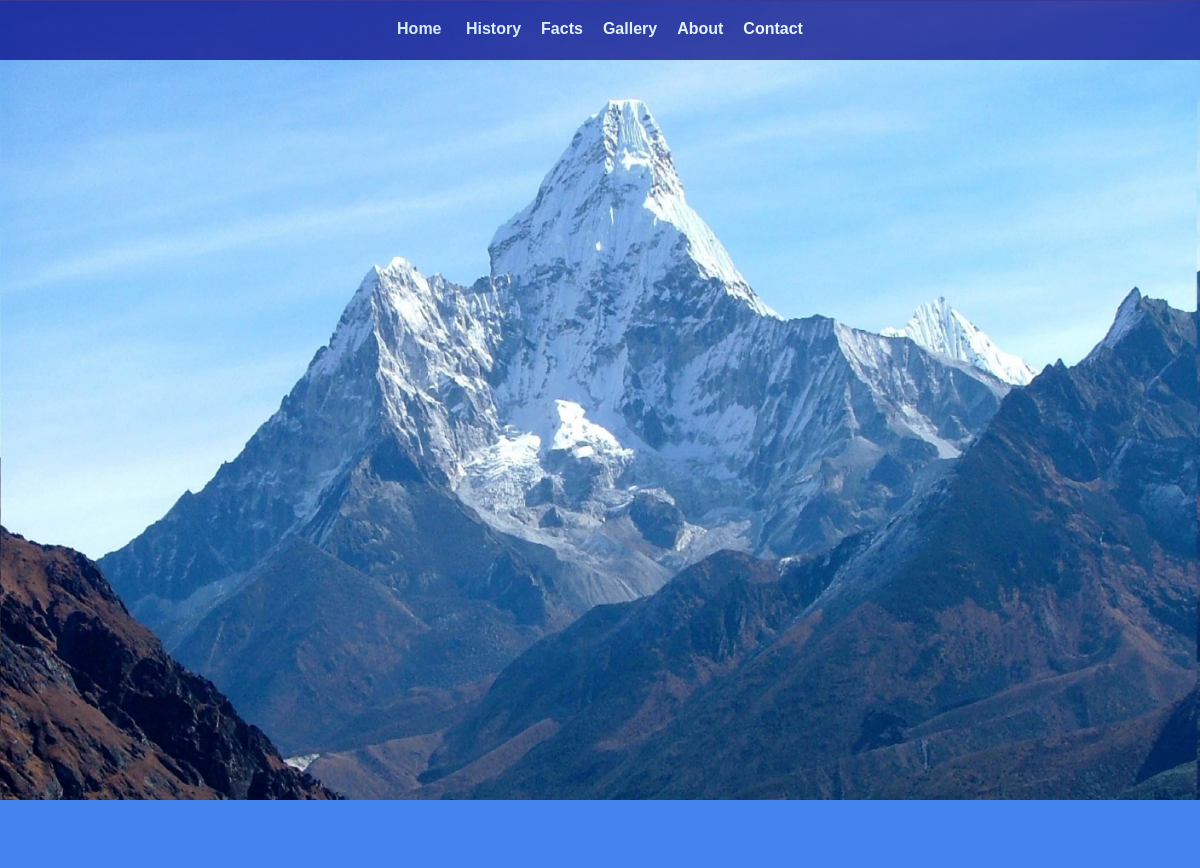
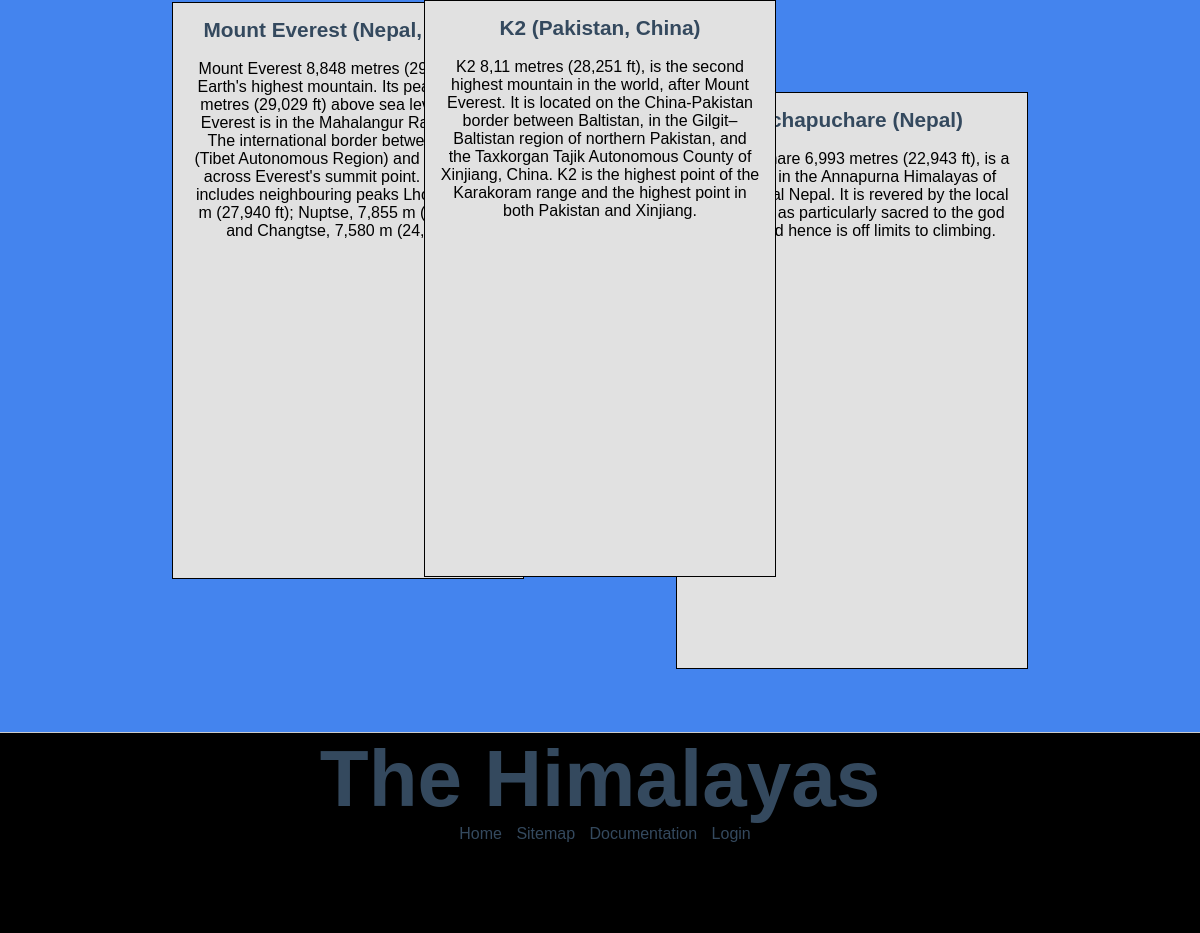
Page /index.php?category=pages&page=page2 on the committed database (2 pictures, top to bottom).
### tables this page shows
CREATE TABLE `navigation` (
  `navID` int(11) NOT NULL,
  `navName` varchar(50) NOT NULL
);

CREATE TABLE `facts` (
  `fact_id` int(11) NOT NULL,
  `row_jedan` text NOT NULL,
  `row_dva` text NOT NULL,
  `row_tri` text NOT NULL,
  `row_jedan_naslov` text NOT NULL,
  `row_dva_naslov` text NOT NULL,
  `row_tri_naslov` text NOT NULL
);

CREATE TABLE `footer` (
  `footerID` int(11) NOT NULL,
  `footerName` text NOT NULL
);

### pages/page2.php (the view)
<section id="third">
	<div id="rows">
		<?php
		$fact_query="SELECT * FROM facts";
		$rez = mysqli_query($konekcija, $fact_query) or die("Greska prilikom iscitavanja teksta Facts!");
		while($r=mysqli_fetch_array($rez))
			{
				echo "<div class='row-1' id='post'><p><h2>{$r['row_jedan_naslov']}</h2></p></br><p>{$r['row_jedan']}</p></div><div class='row-2' id='post'><p><h2>{$r['row_dva_naslov']}</h2></p></br><p>{$r['row_dva']}</p></div><div class='row-3' id='post'><p><h2>{$r['row_tri_naslov']}</h2></p></br><p>{$r['row_tri']}</p></div>";
			}
		?>
	</div>
</section>

### pages/nav.php (shortened to what this page needs)
<div id="nav">
	<ul>
		<li><a href="index.php">Home</a></li>
		<?php
			$upit = "SELECT * FROM navigation ORDER BY navID";
			$rez = mysqli_query($konekcija, $upit) or die("Greska prilikom iscitavanja
			navigacije!");
			while($r=mysqli_fetch_array($rez))
				{
					echo "<li><a href='index.php?category=pages&page=page{$r['navID']}'>{$r['navName']}</a></li>";
				}
		?>
	</ul>
</div>

### pages/footer.php
<footer>
<h1>The Himalayas</h1>
<span id="links">
	<a href="index.php">Home</a>
	<a href="xml/sitemap.xml">Sitemap</a>
	<a href="documentation/document.pdf">Documentation</a>
	<?php
		if(!isset($_SESSION['idU']))
			{
				$upit_footer= "SELECT * FROM footer ORDER BY footerID";
				$rez = mysqli_query($konekcija , $upit_footer) or die("Greska prilikom iscitavanja
				futera!");
				while($r=mysqli_fetch_array($rez))
					{
						echo "<a href='index.php?category=pages&page=page{$r['footerID']}'>{$r['footerName']}</a>";
					}
			}
	?>
 </span>
 </footer>

### stil.css (style rules this page uses)
* { margin: 0; padding: 0; border: none; }
body { width: 100%; font-family: 'Helvetica', sans-serif; }
#nav { position: fixed; width: 100%; height: 60px; top: 0; opacity: 0.7; background: navy; z-index: 99; }
#nav ul { padding: 20px; margin: 0 auto; list-style: none; text-align: center; }
#nav ul li { display: inline-block; margin: 0 10px; }
#nav ul li a { padding: 10px 0; color: #fff; font-size: 1rem; text-decoration: none; font-weight: bold; transition: all 0.2s ease; }
h1 { font-size: 5rem; color: #34495E; }
h2 { font-size: 3rem; color: #34495E; }
section { position: relative; width: 100%; padding: 50px; background: #fff; border-bottom: 1px solid #ccc; height: 100%; text-align: center; z-index: 3; }
section:nth-child(even) { background: #ecf0f1; }
#third { position: relative; width: 100%; height: 100vh; background-color:rgb(68 , 132, 238); padding: 0; }
#rows { width: 100%; height: 100%; display: block; position: relative; top: 50px; }
#post { display: inline-block; margin-left: 10px; margin: 0 auto; height: 560px; width: 320px; border: 1px double #000; padding: 15px 15px 0; background-color: #e1e1e1; position: relative; }
#post h2 { font-size: 1.3rem; }
#post p { font-size: 1rem; }
.row-1 { transform: translate(100px, 20px); }
.row-2 { z-index: 2; }
.row-3 { transform: translate(-100px, 20px); }
footer { text-align: center; width: 100%; height: 200px; background-color: black; color: white; position: fixed; bottom: 0; z-index: 1; }
footer a { text-decoration: none; margin-left: 10px; color: #34495E; }

### rows in the picture
navigation: navName "History"
navigation: navName "Facts"
navigation: navName "Gallery"
navigation: navName "About"
navigation: navName "Contact"
facts: row_jedan_naslov "Mount Everest (Nepal, China)", row_jedan "Mount Everest 8,848 metres (29,029 ft), is Earth's highest mountain. Its peak is 8,848 metres (29,029 ft) above sea level. Mount Everest is in the Mahalangur Range.[8][9] The international border between China (Tibet Autonomous Region) and Nepal runs across Everest's summit point. Its massif includes neighbouring peaks Lhotse, 8,516 m (27,940 ft); Nuptse, 7,855 m (25,771 ft), and Changtse, 7,580 m (24,870 ft)", row_dva_naslov "K2 (Pakistan, China)", row_dva "K2 8,11 metres (28,251 ft), is the second highest mountain in the world, after Mount Everest. It is located on the China-Pakistan border between Baltistan, in the Gilgit–Baltistan region of northern Pakistan, and the Taxkorgan Tajik Autonomous County of Xinjiang, China. K2 is the highest point of the Karakoram range and the highest point in both Pakistan and Xinjiang.", row_tri_naslov "Machapuchare (Nepal)", row_tri "Machapuchare 6,993 metres (22,943 ft), is a mountain in the Annapurna Himalayas of north central Nepal. It is revered by the local population as particularly sacred to the god Shiva, and hence is off limits to climbing."
footer: footerName "Login"
